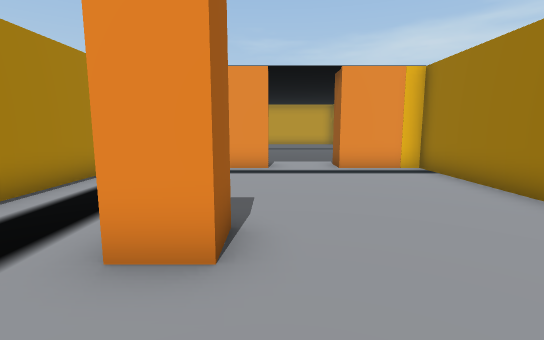
[1] (above)

21 first-person views from a walk through a Unity game level. The camera is 1.2 m above the floor, tilts 8° down and sees 85° across. Doors are open. The floor is counted in squares, 1 m on a side. Each view is taken from the middle of a square. On the plan, view 1 faces up. The plan holds only what a view shows up to about 13 squares ahead; the rest is blank. The place goes on beyond the plan. Some animated figures are not drawn.

[2]
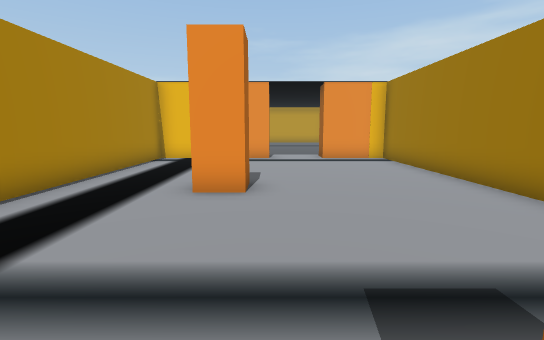

[3]
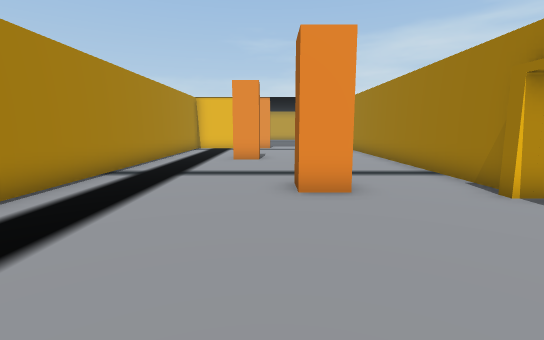

[4]
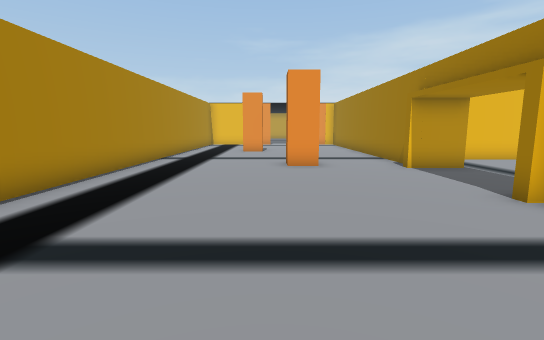

[5]
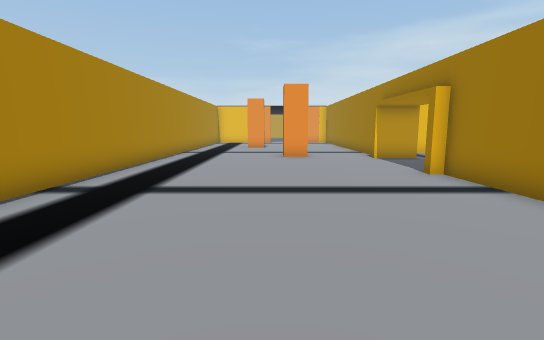

[6]
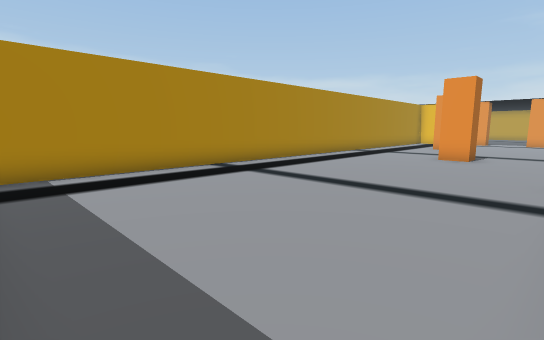

[7]
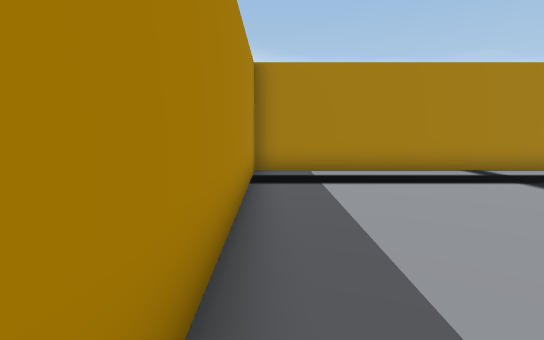

[8]
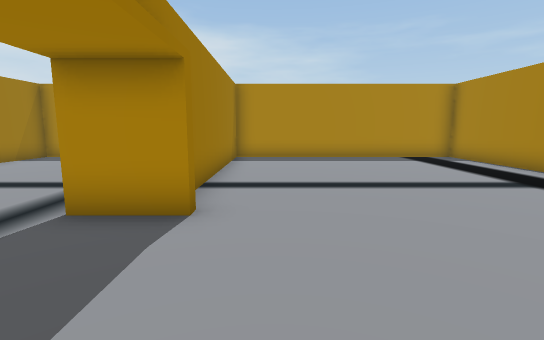

[9]
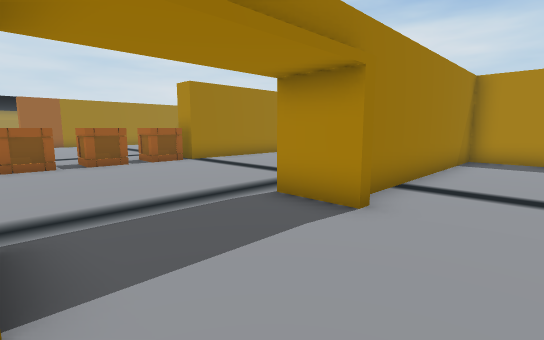

[10]
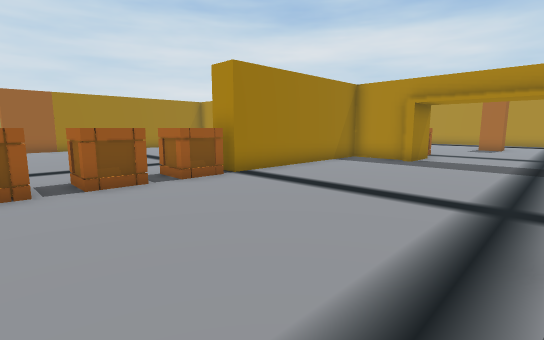

[11]
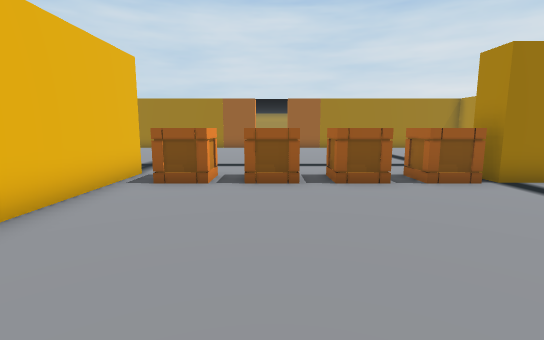

[12]
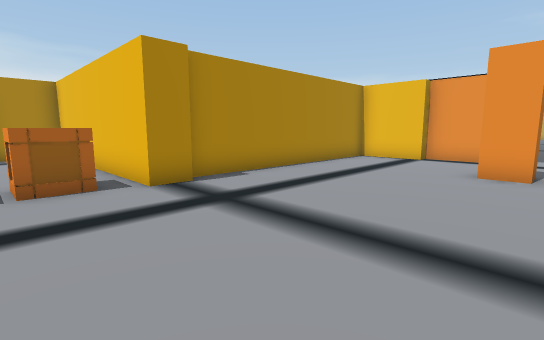

[13]
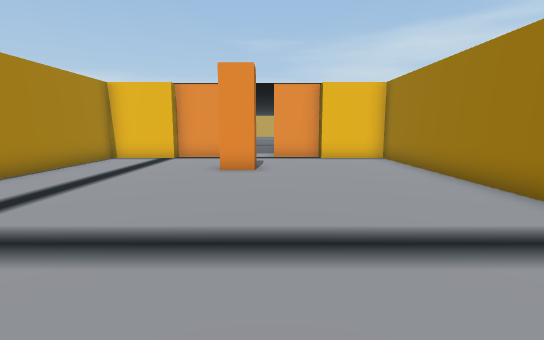

[14]
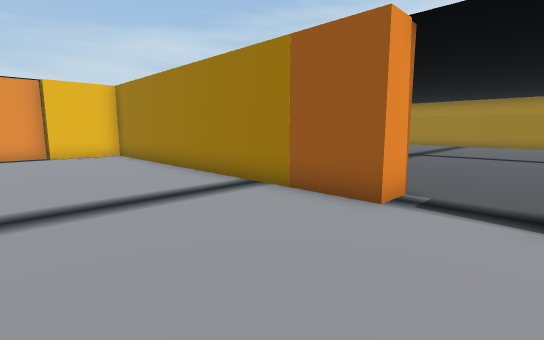

[15]
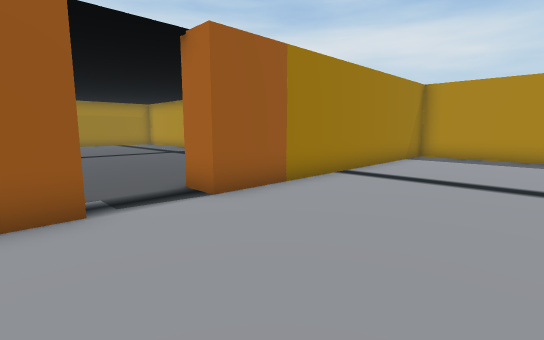

[16]
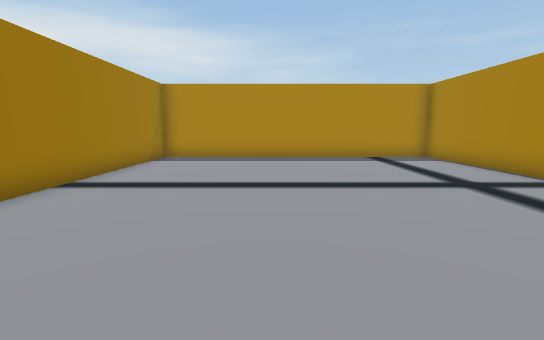

[17]
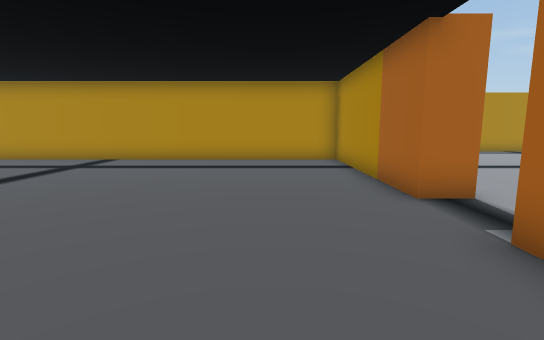

[18]
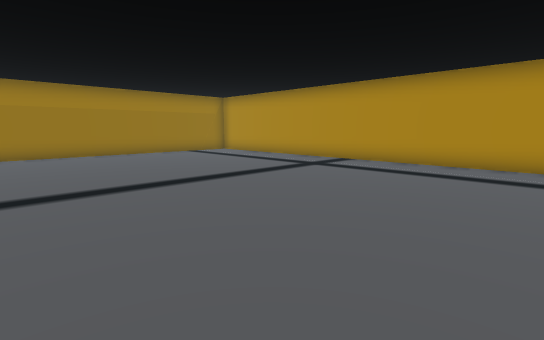

[19]
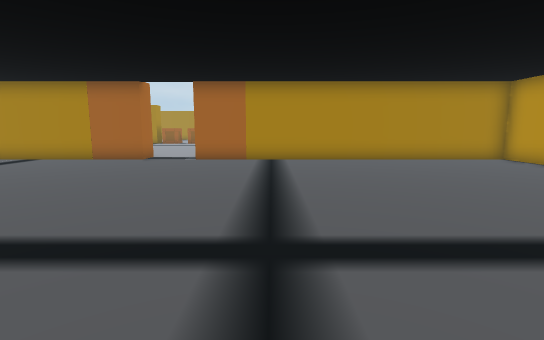

[20]
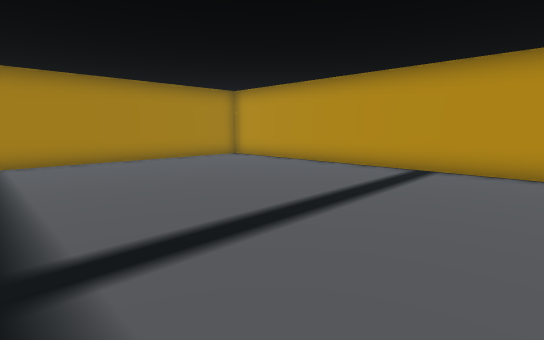

[21]
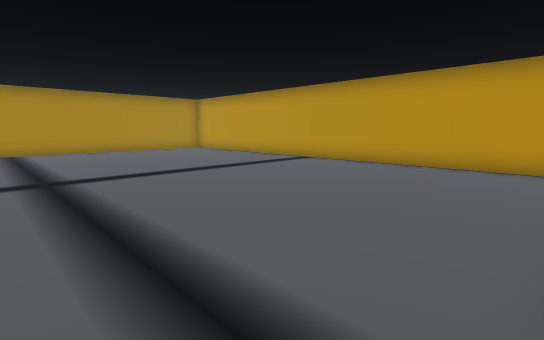

### Floor plan
Points are (right, up) in squares from view 1. A wall is a line through its corners. A room is listed if a view was taken in it or the views show most of it. See-through windows are left out.
Room 1 (views 1, 2, 3, 4, 5, 6, 7, 8, 9)
walls: (4.5, -3.3) (4.5, 9) (3.9, 9); (4.1, -8) (5.9, -8); (5.9, -4) (4.1, -4); (-3.3, 9) (-4.5, 9) (-4.5, -16.5) (4.5, -16.5) (4.5, -8.3) (4.1, -8.3)
ways out: opening at (5, -6) to room 2
objects: other object (-1, 3); other object (-1, 9) to (0, 9); other object (1, -3); other object (2, 9) to (3, 9)
Room 2 (views 10, 11, 12, 13, 14, 15, 16, 17, 18, 19, 20, 21)
walls: (24.5, -2.1) (24.5, 8) (22, 8) (22, 8.9); (25.5, -7.9) (25.5, -12.5) (38.5, -12.5); (13.9, -0.4) (13.9, -1.5) (5.5, -1.5) (5.5, -3.4); (13.5, -11) (13.5, -16.5) (24.5, -16.5) (24.5, -7.9); (16, 8.6) (16, 8) (13.5, 8) (13.5, -0.4); (10.4, -16.5) (12.5, -16.5) (12.5, -10) (13.5, -10); (10, -17.9) (10, -16.1) (10.4, -16.1); (41.6, 8) (25.5, 8) (25.5, -2)
ways out: opening at (5, -6) to room 1; opening at (7, -19); opening at (10, -19); open door at (19, 9); gap at (13, -10)
objects: crate (13, -9); crate (13, -7); crate (13, -5); crate (13, -3); other object (17, 9); other object (19, 5); other object (21, 9); other object (25, -7) to (25, -6); other object (25, -4) to (25, -3)

Positions as (right, up) in squares from view 1, and headings:
1: (0, 0), facing up
2: (0, -3), facing up
3: (0, -9), facing up
4: (0, -13), facing up
5: (0, -16), facing up
6: (4, -16), facing up-left
7: (4, -16), facing left
8: (3, -4), facing down
9: (2, -4), facing down-right
10: (6, -5), facing down-right
11: (6, -5), facing right
12: (20, -4), facing up-left
13: (20, -4), facing up
14: (20, -6), facing up-right
15: (20, -3), facing down-right
16: (20, -4), facing down
17: (28, -1), facing down
18: (28, -2), facing down-right
19: (37, -1), facing left
20: (37, -1), facing up-left
21: (42, -2), facing up-left
